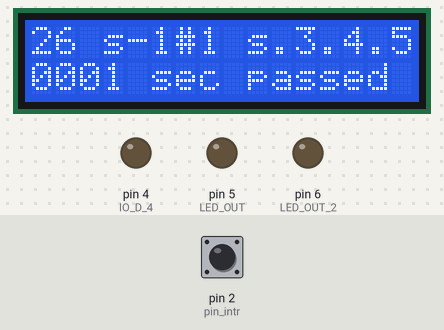
Recording of a sketch running on a simulated Arduino Uno, built with avr-gcc and run on an emulated ATmega328P. On the bench: 16×2 character LCD, output pins drawn as LEDs (lit = HIGH). The test bench sets the inputs (shaded band); at power-on: pin 2 (pin_intr) LOW. What the sketch prints to the serial monitor is not drawn.

Above: at 1.6 s.
1.7 s: pin 2 (pin_intr) driven HIGH
At 2.5 s:
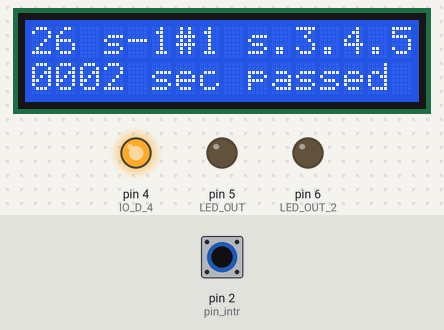
4.7 s: pin 2 (pin_intr) pulsed LOW 5 times (0.12 s each, 0.3 s apart)
At 6.7 s:
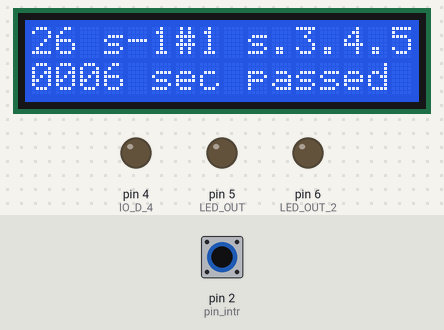
Timing chart, 0 to 8.2 s (numbered marks = the images above; inputs shaded):
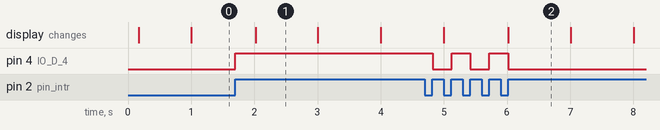

The sketch:

D-26_ARD__Serial-com.ino
```cpp
/*
 * 2016/03/25 15:17:03
 *
 *   <i/o>
 *   D0,D1      serial com
 *   D2         i/o interrupt
 *   D3         n/u (not used)
 *   D4,5,6     output
 *
 *   <description>
 *   - switch on/of      --> begin/end serial com
 *   - timer interrupt    --> count seconds
 *
 *   <bear in mind>
 *   - D0,1       => used for serial in/out
 *
 *   <remarks>
 *   - chattering protection for i/o interrupt    => not coded
 */

// Toggle LED on pin 13 each second
#include <MsTimer2.h>
#include <LiquidCrystal.h>

char* id = "26 s-1#1 s.3.4.5";
char* msg = "Welcome";

LiquidCrystal lcd(7,8,9,10,11,12,13);

/*
 * I/O
 */
int LED_OUT    = 5;  // output
int LED_OUT_2 = 6;  // output
int IO_D_2    = 2;  //  D2  => input, interrupt
int IO_D_4    = 4;  //  D4  => output

int IO_D_0    = 0;  //  D0  => serial receive
int IO_D_1    = 1;  //  D1  => serial send

int pin_intr = 2;    // interrupt

int INTERVAL = 1;   // interval for --> timer interrupt

char num_s[4];      // increment value

char line_2[16];    // LCD 2nd line text

//int count = 0;
//char count = 230;
//char count = 110;
//unsigned char count = 240;
int count = 0;      // incremented thru timer interrupt

int total = 0;

volatile boolean sec_1 = LOW;   // flag --> up when 1 sec passed

//ref http://play-arduino.up.seesaa.net/image/dd22_attachinterrupt_rising.txt
//int pin = 4;  // LED out

volatile int state = LOW;     // on/off state of LED --> i/o interrupt

//int swState;

volatile boolean intr = LOW;

char serial_receive_char[1];

/*
 * funcs
 *
 *    blink()     i/o interupt
 *    flash()     timer interupt
 *
 */
void flash() {
//  static boolean output = HIGH;

//  // LED on/off
//  if (count % 10 == 0) {
//
//      digitalWrite(LED_OUT, output);
//
//      output = !output;
//
//  }
//  digitalWrite(LED_OUT, output);
//
//  output = !output;

  // display
//  count += 10;
  count += 1;
//  count ++;

  // reset count
  if (count > 999) {    // 1 sec passed

    count = 0;

    // count up: total
    total ++;

    // flag
    sec_1 = HIGH;

  }

}

void setup() {

  // serial com
  _setup__SerialCom();

  // pin modes
  _setup__PinMode();
//  pinMode(LED_OUT, OUTPUT);
//
//  pinMode(LED_OUT_2, OUTPUT);

  // timer
  _setup__Timer();

//  MsTimer2::set(INTERVAL, flash); // 500ms period　←500ミリ秒おきにflash関数の実行を指定
//  MsTimer2::start();

  // LCD
  _setup__LCD();

//  //
//  pinMode(pin, OUTPUT);
//  pinMode(pin_intr, INPUT);
//

  // i/o interrupt
  attachInterrupt(0, blink, RISING);

}

void _setup__SerialCom() {

  //ref http://siva.cc.hirosaki-u.ac.jp/usr/koyama/semi/06p1254a6.pdf
  Serial.begin(9600);

  // opening message
  Serial.println("serial --> beginning...");

}

void _setup__Timer() {

    MsTimer2::set(INTERVAL, flash); // 500ms period　←500ミリ秒おきにflash関数の実行を指定
    MsTimer2::start();

}

void _setup__PinMode() {

    pinMode(LED_OUT, OUTPUT);

    pinMode(LED_OUT_2, OUTPUT);

    //
//    pinMode(pin, OUTPUT);
    pinMode(IO_D_4, OUTPUT);

    pinMode(pin_intr, INPUT);

}

void _setup__LCD() {

  lcd.begin(16, 2);//16x2桁

  delay(100);
  lcd.clear();

//  lcd.print("D-24 s-1#1.3-1");
  lcd.print(id);
  lcd.setCursor(0,1);
//  lcd.print("welcome");
  lcd.print(msg);


}

void blink()
{

  state = !state;

  // flags
  intr = HIGH;

}

void loop() {

  // serial: receive message
  _loop__Serial();

  //ref sprintf https://liudr.wordpress.com/2012/01/16/sprintf/
  lcd.setCursor(0,1);

//  sprintf(line_2, "%s %04d", "counting ", count);
  if (sec_1 == HIGH) {

    sec_1 = LOW;

    sprintf(line_2, "%04d sec passed", total);

    // serial
    Serial.println(line_2);


  }
//  sprintf(line_2, "%s %03d", "counting ", count);

  lcd.print(line_2);

  // interrupt
  if (intr == HIGH) {

    // D_2 => being pushed?
//    while (IO_D_2 == HIGH) {
  while (pin_intr == HIGH) {

    LED_OUT = HIGH;
//      IO_D_4 = HIGH;

    }

    intr = LOW;

//    digitalWrite(pin, state);
    digitalWrite(IO_D_4, state);

    // serial ==> end
//    Serial.write("ending serial com...");
//    Serial.end();
    if (state == HIGH) {

      Serial.write("ending serial com...");
      Serial.write('\n');
      Serial.end();

    } else {

      Serial.begin(9600);
      Serial.write("re-beginng serial com...");
      Serial.write('\n');

    }

  }

}

void _loop__Serial() {

  char chr;

  if(Serial.available()>0) {

    Serial.write("Receive --> starting");

    Serial.write('\n');

    chr = Serial.read();

    while (chr != -1) {

      sprintf(serial_receive_char, "%d", chr);
//      sprintf(serial_receive_char, "%c", chr);

      Serial.write(serial_receive_char);
//      Serial.write(chr);
      Serial.write("*");

      // new char
      chr = Serial.read();

    }

    Serial.write('\n');

    Serial.write("Receive --> done");

    Serial.write('\n');

  }

}
```

Measured:
- after the input at 1.7 s, pin 4 (IO_D_4): LOW → HIGH at once
- after the input at 4.7 s, pin 4 (IO_D_4): alternates HIGH for 0.30 s and LOW for 0.30 s, 5 changes in all, then stays LOW, starting after 0.12 s
- what the display in image 1 shows lasts 1.0 s, from 2.0 s to 3.0 s
